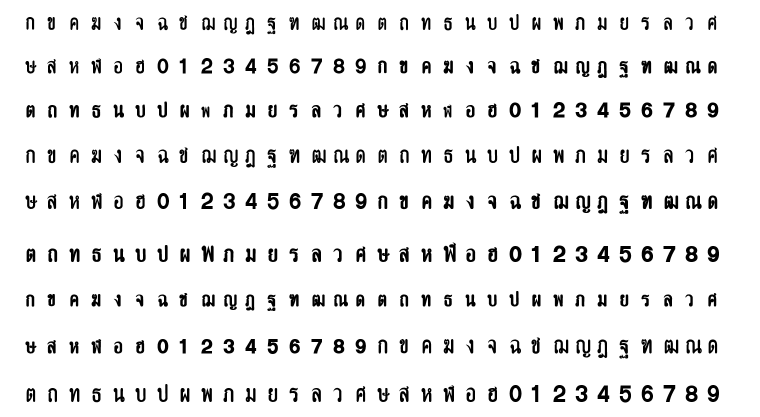
#> input picture programs/some image/training_chars.png, 1520 x 833 px, found by its file name (shown at 1/2 size)
$ python GenData.py   (older library calls are emulated)
#> lines starting #> are read from the running program, lines starting #| are printed output that depends on the picture; after the words box and inside, x2 and y2 are one past the last pixel; in counts of white or black regions, pixels touching at a corner belong together
# GenData.py

import sys
import numpy as np
import cv2
import os

# module level variables ##########################################################################
MIN_CONTOUR_AREA = 100

RESIZED_IMAGE_WIDTH = 20
RESIZED_IMAGE_HEIGHT = 30

###################################################################################################
def main():
    imgTrainingNumbers = cv2.imread("training_chars.png")
#> imgTrainingNumbers is the input picture: shape (833, 1520, 3); min 0, max 255, mean 236.2

    if imgTrainingNumbers is None:
        print ("error: image not read from file \n\n")
        os.system("pause")
        return
    # end if

    imgGray = cv2.cvtColor(imgTrainingNumbers, cv2.COLOR_BGR2GRAY)
    imgBlurred = cv2.GaussianBlur(imgGray, (5,5), 0)


    imgThresh = cv2.adaptiveThreshold(imgBlurred,
                                      255,
                                      cv2.ADAPTIVE_THRESH_GAUSSIAN_C,
                                      cv2.THRESH_BINARY_INV,
                                      11,
                                      2)
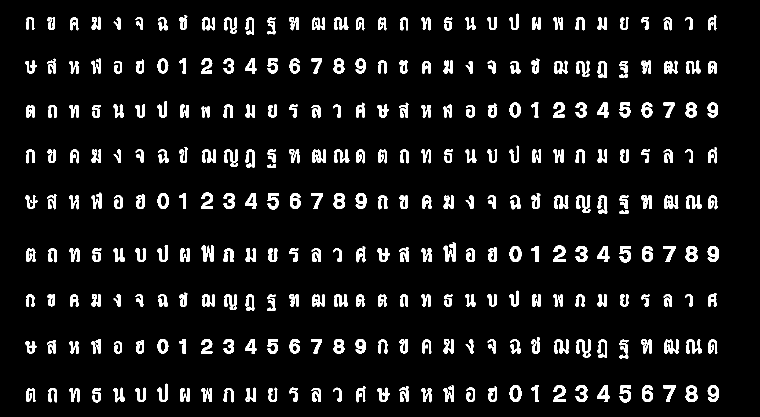
#> imgThresh: shape (833, 1520) (shown at 1/2 size); 7.4% white; 297 white regions

    cv2.imshow("imgThresh", imgThresh)

    imgThreshCopy = imgThresh.copy()

    imgContours, npaContours, npaHierarchy = cv2.findContours(imgThreshCopy,
                                                 cv2.RETR_EXTERNAL,
                                                 cv2.CHAIN_APPROX_SIMPLE)
#> npaContours = 297 contours; largest, box (x1, y1, x2, y2) and area: (1019, 770, 1043, 804) 609, (1371, 771, 1395, 804) 602, (1371, 492, 1395, 524) 590, (1019, 492, 1043, 524) 580, (667, 386, 690, 418) 561; npaHierarchy = 297 rows, first 6: [1, -1, -1, -1], [2, 0, -1, -1], [3, 1, -1, -1], [4, 2, -1, -1], [5, 3, -1, -1], [6, 4, -1, -1]


    npaFlattenedImages =  np.empty((0, RESIZED_IMAGE_WIDTH * RESIZED_IMAGE_HEIGHT))

    intClassifications = []


    intValidChars = [48, 49, 50, 51, 52, 53, 54, 55, 56, 57,161,162,163,164,165,166,167,168,169,170,171,172,173,174,175,176,177,178,179,180,181,182,183,184,185,186,187,188,189,190,191,192,193,194,195,197,199,200,201,202,203,204,205,206,208,209,210,212,213,214,215,216,217,224,225,226,228,227,231,232,233,234,235,236,211]

    for npaContour in npaContours:
        if cv2.contourArea(npaContour) > MIN_CONTOUR_AREA:
            [intX, intY, intW, intH] = cv2.boundingRect(npaContour)


            cv2.rectangle(imgTrainingNumbers,
                          (intX, intY),
                          (intX+intW,intY+intH),
                          (0, 0, 255),
                          2)

            imgROI = imgThresh[intY:intY+intH, intX:intX+intW]
            imgROIResized = cv2.resize(imgROI, (RESIZED_IMAGE_WIDTH, RESIZED_IMAGE_HEIGHT))

            cv2.imshow("imgROI", imgROI)
            cv2.imshow("imgROIResized", imgROIResized)
            cv2.imshow("training_numbers.png", imgTrainingNumbers)

            intChar = cv2.waitKey(0)

            if intChar == 27:
                sys.exit()
            elif intChar in intValidChars:
                if intChar == 161:
                   intClassifications.append(3585)
                elif intChar == 162:
                   intClassifications.append(3586)
                elif intChar == 163:
                   intClassifications.append(3587)
                elif intChar == 164:
                   intClassifications.append(3588)
                elif intChar == 165:
                   intClassifications.append(3589)
                elif intChar == 166:
                   intClassifications.append(3590)
                elif intChar == 167:
                   intClassifications.append(3591)
                elif intChar == 168:
                   intClassifications.append(3592)
                elif intChar == 169:
                   intClassifications.append(3593)
                elif intChar == 170:
                   intClassifications.append(3594)
                elif intChar == 171:
                   intClassifications.append(3595)
                elif intChar == 172:
                   intClassifications.append(3596)
                elif intChar == 173:
                   intClassifications.append(3597)
                elif intChar == 174:
                   intClassifications.append(3598)
                elif intChar == 175:
                   intClassifications.append(3599)
                elif intChar == 176:
                   intClassifications.append(3600)
                elif intChar == 177:
                   intClassifications.append(3601)
                elif intChar == 178:
                   intClassifications.append(3602)
                elif intChar == 179:
                   intClassifications.append(3603)
                elif intChar == 180:
                   intClassifications.append(3604)
                elif intChar == 181:
                   intClassifications.append(3605)
                elif intChar == 182:
                   intClassifications.append(3606)
                elif intChar == 183:
                   intClassifications.append(3607)
                elif intChar == 184:
                   intClassifications.append(3608)
                elif intChar == 185:
                   intClassifications.append(3609)
                elif intChar == 186:
                   intClassifications.append(3610)
                elif intChar == 187:
                   intClassifications.append(3611)
                elif intChar == 188:
                   intClassifications.append(3612)
                elif intChar == 189:
                   intClassifications.append(3613)
                elif intChar == 190:
                   intClassifications.append(3614)
                elif intChar == 191:
                   intClassifications.append(3615)
                elif intChar == 192:
                   intClassifications.append(3616)
                elif intChar == 193:
                   intClassifications.append(3617)
                elif intChar == 194:
                   intClassifications.append(3618)
                elif intChar == 195:
                   intClassifications.append(3619)
                elif intChar == 196:
                   intClassifications.append(3620)
                elif intChar == 197:
                   intClassifications.append(3621)
                elif intChar == 199:
                   intClassifications.append(3623)
                elif intChar == 200:
                   intClassifications.append(3624)
                elif intChar == 201:
                   intClassifications.append(3625)
                elif intChar == 202:
                   intClassifications.append(3626)
                elif intChar == 203:
                   intClassifications.append(3627)
                elif intChar == 204:
                   intClassifications.append(3628)
                elif intChar == 205:
                   intClassifications.append(3629)
                elif intChar == 206:
                   intClassifications.append(3630)
                elif intChar == 208:
                   intClassifications.append(3632)
                elif intChar == 209:
                   intClassifications.append(3633)
                elif intChar == 210:
                   intClassifications.append(3634)
                elif intChar == 211:
                   intClassifications.append(3635)
                elif intChar == 212:
                   intClassifications.append(3636)
                elif intChar == 213:
                   intClassifications.append(3637)
                elif intChar == 214:
                   intClassifications.append(3638)
                elif intChar == 215:
                   intClassifications.append(3639)
                elif intChar == 216:
                   intClassifications.append(3640)
                elif intChar == 217:
                   intClassifications.append(3641)
                elif intChar == 224:
                   intClassifications.append(3648)
                elif intChar == 225:
                   intClassifications.append(3649)
                elif intChar == 226:
                   intClassifications.append(3650)
                elif intChar == 227:
                   intClassifications.append(3651)
                elif intChar == 228:
                   intClassifications.append(3652)
                elif intChar == 231:
                   intClassifications.append(3655)
                elif intChar == 232:
                   intClassifications.append(3656)
                elif intChar == 233:
                   intClassifications.append(3657)
                elif intChar == 234:
                   intClassifications.append(3658)
                elif intChar == 235:
                   intClassifications.append(3659)
                elif intChar == 236:
                   intClassifications.append(3660)
                else :
                   intClassifications.append(intChar)	# append classification char to integer list of chars (we will convert to float later before writing to file)

                npaFlattenedImage = imgROIResized.reshape((1, RESIZED_IMAGE_WIDTH * RESIZED_IMAGE_HEIGHT))
                npaFlattenedImages = np.append(npaFlattenedImages, npaFlattenedImage, 0)
#> this loop made 1 pass; (key Esc is pressed on pass 1)
#> (intX, intY, intW, intH) on pass 1: (843, 776, 20, 29)
#> pass 1, in main, `imgROI = imgThresh[intY:intY+intH, intX:intX+intW]`:
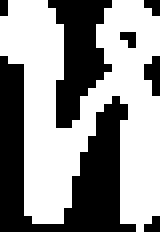
#> imgROI: shape (29, 20) (shown 8 times larger); 57.8% white; 7 black regions (5 under 20 px), largest, box (x1, y1, x2, y2) and area: (0, 7, 17, 29) 154, (6, 0, 14, 16) 73
#> pass 1, in main, `imgROIResized = cv2.resize(imgROI, (RESIZED_IMAGE_WIDTH, RESIZED_IMAGE..`:
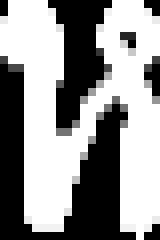
#> imgROIResized: shape (30, 20) (shown 8 times larger); min 0, max 255, mean 147.2
#> after the loop, intClassifications = []
            # end if
        # end if
    # end for

    fltClassifications = np.array(intClassifications, np.float32)

    npaClassifications = fltClassifications.reshape((fltClassifications.size, 1))

    print ("\n\ntraining complete !!\n")

    np.savetxt("classifications.txt", npaClassifications)
    np.savetxt("flattened_images.txt", npaFlattenedImages)

    cv2.destroyAllWindows()

    return

###################################################################################################
if __name__ == "__main__":
    main()
#> (the program exits here)
